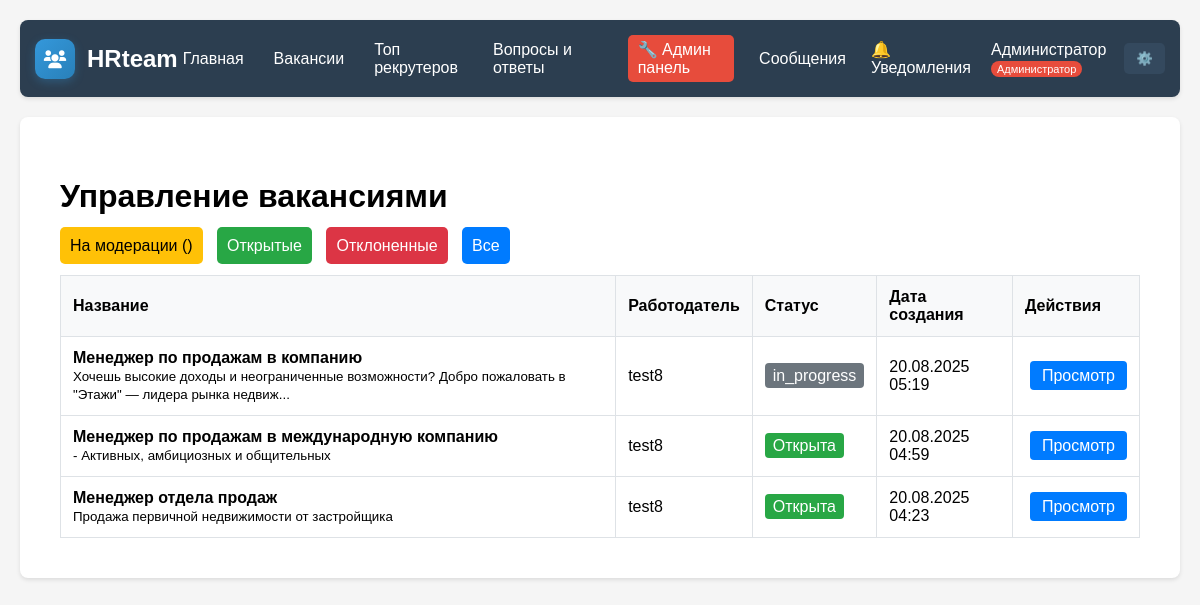
Screenshot of /admin/jobs (signed in) with the database file from the repository.
### models.py (models this page shows)
class User(Base):
    __tablename__ = "users"
    id = Column(String, primary_key=True, default=lambda: str(uuid.uuid4()))
    email = Column(String, unique=True, index=True, nullable=False)
    name = Column(String, nullable=False)
    hashed_password = Column(String, nullable=False)
    user_type = Column(Enum(UserType), nullable=False)
    first_name = Column(String)
    last_name = Column(String)
    phone = Column(String)
    location = Column(String)
    bio = Column(Text)
    avatar_url = Column(String)
    experience = Column(Text)
    specialization = Column(String)
    portfolio_url = Column(String)
    resume_url = Column(String)
    skills = Column(Text)  # JSON список навыков
    certifications = Column(Text)
    languages = Column(String)  # JSON список языков
    hourly_rate = Column(Float)
    availability = Column(String)  # full-time, part-time, freelance
    company = Column(String)
    company_size = Column(String)
    industry = Column(String)
    website = Column(String)
    company_description = Column(Text)
    tax_id = Column(String)
    is_verified = Column(Boolean, default=False)
    is_active = Column(Boolean, default=True)
    email_verified = Column(Boolean, default=False)
    phone_verified = Column(Boolean, default=False)
    verification_token = Column(String)
    reset_password_token = Column(String)
    reset_password_expires = Column(DateTime)
    last_login = Column(DateTime)
    last_activity = Column(DateTime)
    login_count = Column(Integer, default=0)
    profile_completion = Column(Integer, default=0)  # процент заполненности профиля
    email_notifications = Column(Boolean, default=True)
    sms_notifications = Column(Boolean, default=False)
    push_notifications = Column(Boolean, default=True)
    newsletter_subscription = Column(Boolean, default=True)
    created_at = Column(DateTime, default=datetime.utcnow)
    updated_at = Column(DateTime, default=datetime.utcnow, onupdate=datetime.utcnow)
    deleted_at = Column(DateTime)  # soft delete
    jobs = relationship("Job", back_populates="employer", foreign_keys="Job.employer_id")
    recruiter_applications = relationship("Application", back_populates="recruiter")
    sent_messages = relationship("Message", back_populates="sender", foreign_keys="Message.sender_id")
    received_messages = relationship("Message", back_populates="receiver", foreign_keys="Message.receiver_id")
    recruiter_ratings = relationship("RecruiterRating", back_populates="recruiter", foreign_keys="RecruiterRating.recruiter_id")
    employer_ratings = relationship("RecruiterRating", back_populates="employer", foreign_keys="RecruiterRating.employer_id")
    notifications = relationship("Notification", back_populates="user", foreign_keys="Notification.user_id")
    payments = relationship("Payment", back_populates="employer")

class Job(Base):
    __tablename__ = "jobs"
    id = Column(String, primary_key=True, default=lambda: str(uuid.uuid4()))
    employer_id = Column(String, ForeignKey("users.id"))
    moderator_id = Column(String, ForeignKey("users.id"), nullable=True)
    title = Column(String, nullable=False)
    slug = Column(String, unique=True)  # для SEO-дружественных URL
    description = Column(Text, nullable=False)
    short_description = Column(String)
    requirements = Column(Text)
    benefits = Column(Text)
    responsibilities = Column(Text)
    location = Column(String)
    remote_work = Column(Boolean, default=False)
    employment_type = Column(String, default="full-time")  # full-time, part-time, contract, freelance
    experience_level = Column(String)  # junior, middle, senior, lead
    salary_min = Column(Integer)
    salary_max = Column(Integer)
    salary_currency = Column(String, default="тенге")
    salary_type = Column(String, default="monthly")  # monthly, hourly, project
    salary_negotiable = Column(Boolean, default=False)
    category = Column(String)  # IT, Marketing, Sales, etc.
    tags = Column(Text)  # JSON список тегов
    urgency = Column(String, default="normal")  # urgent, normal, low
    deadline = Column(DateTime)
    max_applications = Column(Integer, default=3)
    auto_reject_after_days = Column(Integer, default=30)
    featured = Column(Boolean, default=False)
    premium = Column(Boolean, default=False)
    status = Column(Enum(JobStatus), default=JobStatus.DRAFT)
    status_reason = Column(String)
    rejection_reason = Column(String)
    moderated_at = Column(DateTime)
    moderation_comment = Column(Text)
    views_count = Column(Integer, default=0)
    applications_count = Column(Integer, default=0)
    clicks_count = Column(Integer, default=0)
    avg_time_to_fill = Column(Integer)
    winner_application_id = Column(String)
    meta_title = Column(String)
    meta_description = Column(String)
    meta_keywords = Column(String)
    published_at = Column(DateTime)
    expires_at = Column(DateTime)
    filled_at = Column(DateTime)
    created_at = Column(DateTime, default=datetime.utcnow)
    updated_at = Column(DateTime, default=datetime.utcnow, onupdate=datetime.utcnow)
    deleted_at = Column(DateTime)
    employer = relationship("User", back_populates="jobs", foreign_keys=[employer_id])
    moderator = relationship("User", foreign_keys=[moderator_id])
    applications = relationship("Application", back_populates="job")
    payment = relationship("Payment", back_populates="job", uselist=False)

### main.py (the view)
@app.get("/admin/jobs", response_class=HTMLResponse)
def admin_jobs(request: Request, db: Session = Depends(get_db), current_user: User = Depends(get_admin_user)):
    unread_count = get_unread_notifications_count(db, current_user.id)
    status_filter = request.query_params.get("status", "")
    query = db.query(Job).join(User, Job.employer_id == User.id)
    if status_filter:
        query = query.filter(Job.status == status_filter)
    jobs = query.order_by(Job.created_at.desc()).all()
    return templates.TemplateResponse("admin/jobs.html", {
        "request": request,
        "current_user": current_user,
        "unread_count": unread_count,
        "jobs": jobs,
        "status_filter": status_filter
    })

### templates/admin/jobs.html (shortened to what this page needs)
{% extends "base.html" %}
{% block content %}
<div style="padding: 20px;">
    <h1>Управление вакансиями</h1>
    <div style="margin-bottom: 20px;">
        <a href="/admin/jobs?status=pending" style="margin-right: 10px; padding: 10px; background: #ffc107; color: black; text-decoration: none; border-radius: 5px;">На модерации ({{ pending_jobs }})</a>
        <a href="/admin/jobs?status=open" style="margin-right: 10px; padding: 10px; background: #28a745; color: white; text-decoration: none; border-radius: 5px;">Открытые</a>
        <a href="/admin/jobs?status=rejected" style="margin-right: 10px; padding: 10px; background: #dc3545; color: white; text-decoration: none; border-radius: 5px;">Отклоненные</a>
        <a href="/admin/jobs" style="padding: 10px; background: #007bff; color: white; text-decoration: none; border-radius: 5px;">Все</a>
    </div>
    {% if jobs %}
        <table style="width: 100%; border-collapse: collapse; margin-top: 20px;">
            <thead>
                <tr style="background: #f8f9fa;">
                    <th style="padding: 12px; text-align: left; border: 1px solid #dee2e6;">Название</th>
                    <th style="padding: 12px; text-align: left; border: 1px solid #dee2e6;">Работодатель</th>
                    <th style="padding: 12px; text-align: left; border: 1px solid #dee2e6;">Статус</th>
                    <th style="padding: 12px; text-align: left; border: 1px solid #dee2e6;">Дата создания</th>
                    <th style="padding: 12px; text-align: left; border: 1px solid #dee2e6;">Действия</th>
                </tr>
            </thead>
            <tbody>
                {% for job in jobs %}
                <tr>
                    <td style="padding: 12px; border: 1px solid #dee2e6;">
                        <strong>{{ job.title }}</strong><br>
                        <small>{{ job.short_description[:100] }}{% if job.short_description|length > 100 %}...{% endif %}</small>
                    </td>
                    <td style="padding: 12px; border: 1px solid #dee2e6;">{{ job.employer.name }}</td>
                    <td style="padding: 12px; border: 1px solid #dee2e6;">
                        {% if job.status.value == 'pending' %}
                            <span style="background: #ffc107; color: black; padding: 4px 8px; border-radius: 4px;">На модерации</span>
                        {% elif job.status.value == 'open' %}
                            <span style="background: #28a745; color: white; padding: 4px 8px; border-radius: 4px;">Открыта</span>
                        {% elif job.status.value == 'rejected' %}
                            <span style="background: #dc3545; color: white; padding: 4px 8px; border-radius: 4px;">Отклонена</span>
                        {% else %}
                            <span style="background: #6c757d; color: white; padding: 4px 8px; border-radius: 4px;">{{ job.status.value }}</span>
                        {% endif %}
                    </td>
                    <td style="padding: 12px; border: 1px solid #dee2e6;">{{ job.created_at.strftime('%d.%m.%Y %H:%M') }}</td>
                    <td style="padding: 12px; border: 1px solid #dee2e6;">
                        <a href="/jobs/{{ job.id }}" style="background: #007bff; color: white; padding: 6px 12px; border-radius: 4px; text-decoration: none; margin-left: 5px;">Просмотр</a>
                    </td>
                </tr>
                {% endfor %}
            </tbody>
        </table>
    {% else %}
        <p style="text-align: center; padding: 40px; color: #6c757d;">Вакансий не найдено</p>
    {% endif %}
</div>
{% endblock %}

### templates/base.html (shortened to what this page needs)
<!DOCTYPE html>
<html lang="ru">
<head>
  <link rel="stylesheet" href="/static/style.css">
  <link href="https://cdnjs.cloudflare.com/ajax/libs/font-awesome/6.0.0/css/all.min.css" rel="stylesheet">
</head>
<body>
  <header style="background: #2c3e50; color: white; padding: 15px; display: flex; justify-content: space-between; align-items: center;">
    <div style="display: flex; align-items: center; gap: 12px;">
      <div style="background: linear-gradient(135deg, #3498db, #2980b9); width: 40px; height: 40px; border-radius: 10px; display: flex; align-items: center; justify-content: center; box-shadow: 0 3px 10px rgba(52,152,219,0.3);">
        <i class="fas fa-users" style="color: white; font-size: 18px;"></i>
      </div>
      <h1 style="margin: 0; color: white; font-size: 24px; font-weight: bold;">HRteam</h1>
    </div>
    <nav style="display: flex; align-items: center; gap: 20px;">
      <a href="/" style="color: white; text-decoration: none;">Главная</a>
      <a href="/jobs" style="color: white; text-decoration: none;">Вакансии</a>
      <a href="/top-recruiters" style="color: white; text-decoration: none;">Топ рекрутеров</a>
      <a href="/faq" style="color: white; text-decoration: none;">Вопросы и ответы</a>
      {% if current_user %}
        <div style="display: flex; align-items: center; gap: 15px;">
          {% if current_user.user_type.value == 'admin' %}
            <a href="/admin" style="color: white; text-decoration: none; background: #e74c3c; padding: 5px 10px; border-radius: 5px;">🔧 Админ панель</a>
          {% endif %}
          <a href="/messages" style="color: white; text-decoration: none;">Сообщения</a>
          <a href="/notifications" style="color: white; text-decoration: none;">
            🔔 Уведомления
          </a>
          <div style="display: flex; align-items: center; gap: 10px;">
            <span>{{ current_user.name }}
              {% if current_user.user_type.value == 'employer' %}
                <span style="font-size: 11px; background: #34495e; padding: 2px 6px; border-radius: 10px;">Работодатель</span>
              {% elif current_user.user_type.value == 'recruiter' %}
                <span style="font-size: 11px; background: #27ae60; padding: 2px 6px; border-radius: 10px;">Рекрутер</span>
              {% elif current_user.user_type.value == 'admin' %}
                <span style="font-size: 11px; background: #e74c3c; padding: 2px 6px; border-radius: 10px;">Администратор</span>
              {% endif %}
            </span>
            <div style="position: relative; display: inline-block;">
              <button style="background: #34495e; color: white; border: none; padding: 8px 12px; border-radius: 5px; cursor: pointer;" onclick="toggleDropdown()">
                ⚙️
              </button>
            </div>
          </div>
        </div>
      {% else %}
        <a href="/register" style="color: white; text-decoration: none;">Регистрация</a>
        <a href="/login" style="color: white; text-decoration: none; background: #3498db; padding: 8px 15px; border-radius: 5px;">🔒 Вход</a>
      {% endif %}
    </nav>
  </header>
  <main style="max-width: 1200px; margin: 0 auto; padding: 20px;">
    {% block content %}{% endblock %}
  </main>
</body>
</html>

### static/style.css (style rules this page uses)
body { font-family: Arial, sans-serif; margin: 0; padding: 20px; background-color: #f5f5f5; }
header { background-color: white; padding: 20px; border-radius: 8px; margin-bottom: 20px; box-shadow: 0 2px 4px rgba(0,0,0,0.1); }
nav a { text-decoration: none; color: #007bff; margin: 0 5px; }
main { background-color: white; padding: 20px; border-radius: 8px; box-shadow: 0 2px 4px rgba(0,0,0,0.1); }

### rows the page displays
User: name "Администратор"
Job: title "Менеджер по продажам в компанию", short_description "Хочешь высокие доходы и неограниченные возможности? Добро пожаловать в \"Этажи\" — лидера рынка недвиж", employer.name "test8", status.value "in_progress", created_at "20.08.2025 05:19"
Job: title "Менеджер по продажам в международную компанию", short_description "- Активных, амбициозных и общительных", employer.name "test8", status "Открыта", created_at "20.08.2025 04:59"
Job: title "Менеджер отдела продаж", short_description "Продажа первичной недвижимости от застройщика", employer.name "test8", status "Открыта", created_at "20.08.2025 04:23"
